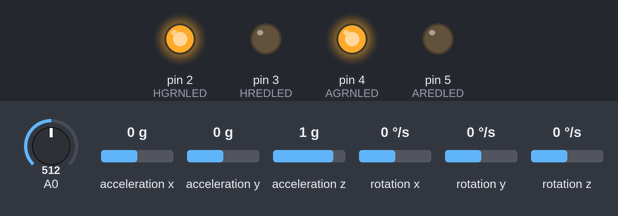
The sketch below on a simulated Arduino Pro Mini, built with avr-gcc and run on an emulated ATmega328P. Parts: output pins drawn as LEDs (lit = HIGH). The test bench sets the inputs (shaded band); at power-on: A0 = 512, acceleration x 0 g, acceleration y 0 g, acceleration z 1 g, rotation x 0 °/s, rotation y 0 °/s, rotation z 0 °/s. Pins used as bus, display or sensor lines are not drawn; what the sketch prints to the serial monitor is not drawn.

Above: at 0.1 s.
Timing chart, 0 to 1.6 s (numbered marks = the images above):
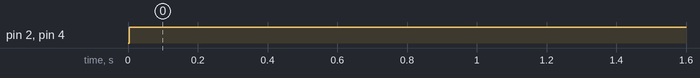

Measured:
- by itself, pin 2 (HGRNLED), pin 4 (AGRNLED): LOW → HIGH at 0.00 s

The sketch:

LSM_test_bench.ino
```cpp
/*
	A routine to check the functionality of LSM303D accelerometer
	and Allegro A139x hall effect sensor breakout boards for the
	Mussel Tracker v2 project.
	This sketch is loaded onto an Arduino Pro Mini 3.3V board,
	which is hooked up to two mounting boards for the
	accel and hall breakouts.

	It queries the I2C line looking for LSM303D, and flashed a
	green led if it finds one. It flashes a red led if it can't
	find one.

	It queries Analog 0 after manipulating digital pin 9, which
	is hooked up to the hall effect sensor Sleep line. If it gets
	a non-zero reading on Analog 0, it assumes that the hall
	sensor works. There is a 10k pull-down resistor on A0 to
	keep it at zero when there is not hall effect sensor attached.
	If it finds a reasonable value, a green led goes on steady. If
	it can't find a hall sensor, a red led flashes.

	There are separate red and green indicator LEDs for the
	two different sensors.


*/

#include <Wire.h>
#include "LSM303.h"

#define AREDLED 5
#define AGRNLED 4
#define HREDLED 3
#define HGRNLED 2

#define HALLSLEEP 9

// Define LSM303 accelerometer/magnetometer objects
LSM303 accelcompass1;

// Variable to keep track of LSM303 status
bool failFlag = false;
// Keep track of Hall effect failure
bool failFlag2 = false;

int hallVal = 0;


void setup() {


	// Set up LED pins
	pinMode(AREDLED, OUTPUT);
	digitalWrite(AREDLED, LOW);
	pinMode(AGRNLED, OUTPUT);
	digitalWrite(AGRNLED, LOW);
	pinMode(HREDLED, OUTPUT);
	digitalWrite(HREDLED, LOW);
	pinMode(HGRNLED, OUTPUT);
	digitalWrite(HGRNLED, LOW);

	pinMode(HALLSLEEP, OUTPUT);
	digitalWrite(HALLSLEEP, LOW); // shut hall off

	Serial.begin(57600);
	Serial.println("Hello");

	Wire.begin();
	Serial.println("Wire begun");
  //***************************************
// Initialize the accelerometer/compass
	// For the LSM that has its sa0 pin pulled high (ACCEL1),
	// use the arguments accelcompass1.init(LSM303::device_D, LSM303::sa0_high)
	// to tell the initialization function to look for the correct device
	if(!accelcompass1.init()){
		Serial.print("Failed to find accelerometer");
		failFlag = true;
	}
	accelcompass1.enableDefault();

	//****************************************
	// Check Hall effect sensor
	digitalWrite(HALLSLEEP, HIGH);
	delay(1);
	hallVal = analogRead(0);
	digitalWrite(HALLSLEEP, LOW);
	if (hallVal == 0 | hallVal == 1023){
		// If the value being read is bogus,
		// set failFlag2 true
		failFlag2 = true;
	}


}

void loop() {
  // put your main code here, to run repeatedly:

	// If the failFlag is true, flash the LED rapidly
	// to indicate failure
	if (failFlag){
		digitalWrite(AREDLED, !digitalRead(AREDLED));
	} else {
		// Success, turn green led on for accelerometer
		digitalWrite(AGRNLED, HIGH);
		// Take accelerometer readings
		accelcompass1.read();
		Serial.print(accelcompass1.a.x);
		Serial.print("\t");
		Serial.print(accelcompass1.a.y);
		Serial.print("\t");
		Serial.println(accelcompass1.a.z);
	}

	if (failFlag2){
		// Toggle HREDLED if hall effect sensor didn't read
		digitalWrite(HREDLED, !digitalRead(HREDLED));
	} else {
		// Success, turn green led on for hall sensor
		digitalWrite(HGRNLED, HIGH);

		// Take some more readings for the serial monitor
		digitalWrite(HALLSLEEP, HIGH);
		delay(1);
		hallVal = analogRead(0);
		digitalWrite(HALLSLEEP, LOW);
		Serial.print("Hall: ");
		Serial.println(hallVal);
	}

	delay(100);
}
```
